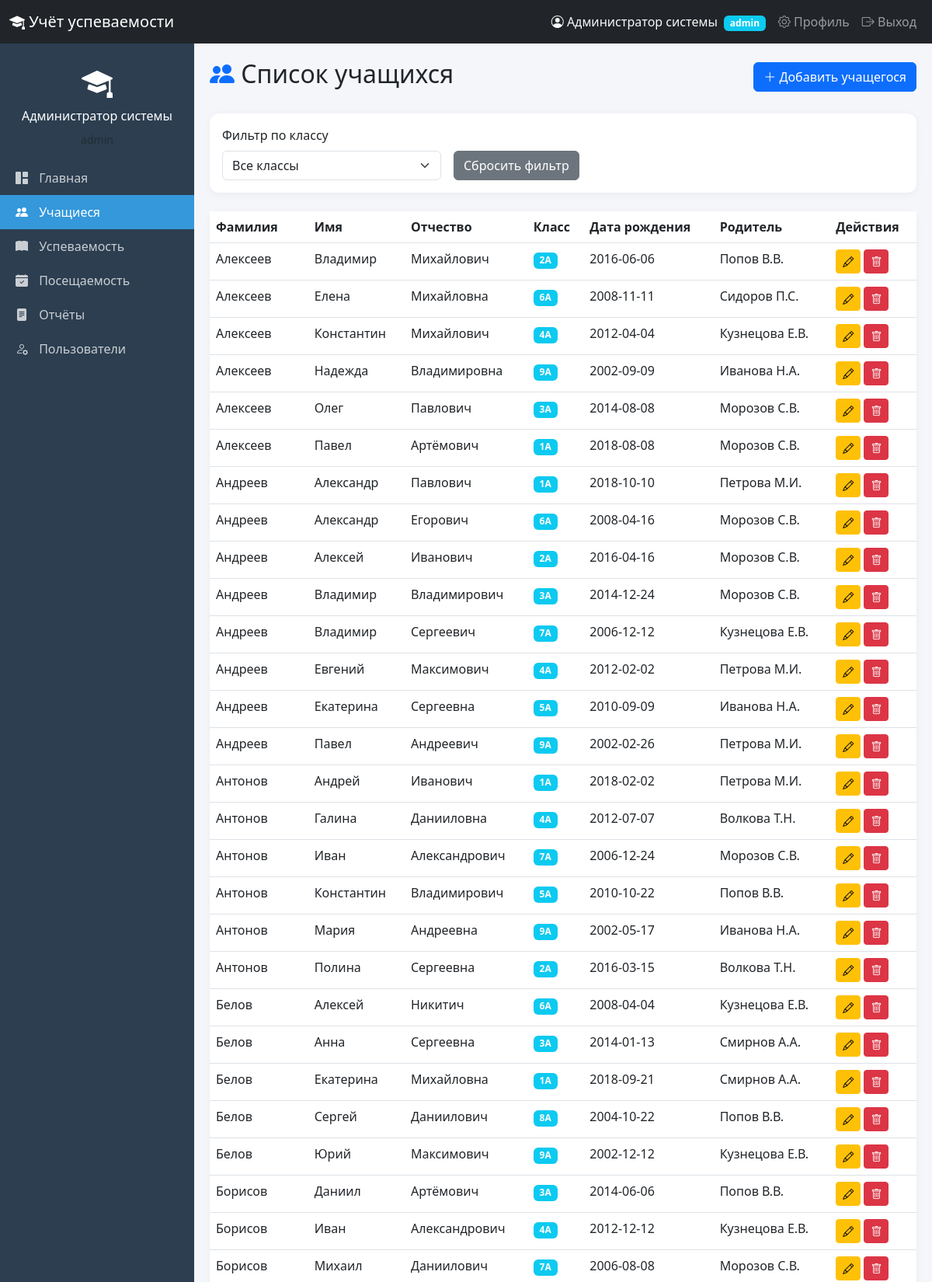
The app's page /students (signed in, upper part) with its own data.
### tables this page shows
CREATE TABLE students (
            id INTEGER PRIMARY KEY AUTOINCREMENT,
            last_name TEXT NOT NULL,
            first_name TEXT NOT NULL,
            middle_name TEXT,
            birth_date TEXT,
            address TEXT,
            parent_name TEXT,
            parent_phone TEXT,
            class_id INTEGER REFERENCES classes(id) ON DELETE SET NULL,
            created_at TEXT DEFAULT CURRENT_TIMESTAMP,
            updated_at TEXT DEFAULT CURRENT_TIMESTAMP
        );

CREATE TABLE classes (
            id INTEGER PRIMARY KEY AUTOINCREMENT,
            name TEXT UNIQUE NOT NULL,
            academic_year TEXT,
            class_teacher_id INTEGER REFERENCES users(id)
        );

### app.py (the view)
@app.route('/students')
@login_required
@role_required(['admin', 'head_teacher', 'class_teacher', 'teacher'])
def students():
    conn = get_db()
    cur = conn.cursor()
    cur.execute('SELECT id, name FROM classes ORDER BY name')
    classes = cur.fetchall()
    class_filter = request.args.get('class', '')
    if class_filter:
        cur.execute('''
            SELECT s.*, c.name as class_name
            FROM students s
            JOIN classes c ON s.class_id = c.id
            WHERE s.class_id = ?
            ORDER BY s.last_name, s.first_name
        ''', (class_filter,))
    else:
        cur.execute('''
            SELECT s.*, c.name as class_name
            FROM students s
            JOIN classes c ON s.class_id = c.id
            ORDER BY s.last_name, s.first_name
        ''')
    students = cur.fetchall()
    conn.close()
    return render_template('students.html',
                         students=students,
                         classes=classes,
                         selected_class=class_filter)

### app.py (called while the page is built)
def get_db():
    conn = sqlite3.connect(DATABASE)
    conn.row_factory = sqlite3.Row
    return conn

def login_required(f):
    @wraps(f)
    def decorated_function(*args, **kwargs):
        if 'user_id' not in session:
            flash('Пожалуйста, войдите в систему', 'warning')
            return redirect(url_for('login'))
        return f(*args, **kwargs)
    return decorated_function

def role_required(allowed_roles):
    def decorator(f):
        @wraps(f)
        def decorated_function(*args, **kwargs):
            if 'role' not in session or session['role'] not in allowed_roles:
                flash('У вас нет прав для доступа к этой странице', 'danger')
                return redirect(url_for('dashboard'))
            return f(*args, **kwargs)
        return decorated_function
    return decorator

### templates/students.html (shortened to what this page needs)
{% extends "base.html" %}
{% block content %}
<div class="d-flex justify-content-between align-items-center mb-4">
    <h2><i class="bi bi-people-fill text-primary"></i> Список учащихся</h2>
    {% if session.role == 'admin' %}
    <a href="{{ url_for('add_student') }}" class="btn btn-primary">
        <i class="bi bi-plus-lg"></i> Добавить учащегося
    </a>
    {% endif %}
</div>
<div class="card mb-4">
    <div class="card-body">
        <form method="GET" class="row g-3">
            <div class="col-md-4">
                <label class="form-label">Фильтр по классу</label>
                <select name="class" class="form-select" onchange="this.form.submit()">
                    <option value="">Все классы</option>
                </select>
            </div>
            <div class="col-md-4 d-flex align-items-end">
                <a href="{{ url_for('students') }}" class="btn btn-secondary">Сбросить фильтр</a>
            </div>
        </form>
    </div>
</div>
<div class="card">
    <div class="card-body p-0">
        <div class="table-responsive">
            <table class="table table-hover mb-0">
                <thead>
                    <tr>
                        <th>Фамилия</th>
                        <th>Имя</th>
                        <th>Отчество</th>
                        <th>Класс</th>
                        <th>Дата рождения</th>
                        <th>Родитель</th>
                        <th>Действия</th>
                    </tr>
                </thead>
                <tbody>
                    {% for student in students %}
                    <tr>
                        <td>{{ student.last_name }}</td>
                        <td>{{ student.first_name }}</td>
                        <td>{{ student.middle_name or '' }}</td>
                        <td><span class="badge bg-info">{{ student.class_name }}</span></td>
                        <td>{{ student.birth_date if student.birth_date else '' }}</td>
                        <td>{{ student.parent_name or '' }}</td>
                        <td>
                            {% if session.role == 'admin' %}
                            <a href="{{ url_for('edit_student', student_id=student.id) }}"
                               class="btn btn-sm btn-warning">
                                <i class="bi bi-pencil"></i>
                            </a>
                            <form method="POST" action="{{ url_for('delete_student', student_id=student.id) }}"
                                  style="display:inline;"
                                  onsubmit="return confirm('Вы уверены, что хотите удалить этого учащегося?');">
                                <button type="submit" class="btn btn-sm btn-danger">
                                    <i class="bi bi-trash"></i>
                                </button>
                            </form>
                            {% endif %}
                        </td>
                    </tr>
                    {% else %}
                    <tr>
                        <td colspan="7" class="text-center text-muted">Нет учащихся</td>
                    </tr>
                    {% endfor %}
                </tbody>
            </table>
        </div>
    </div>
</div>
{% endblock %}

### templates/base.html (style rules this page uses)
body { padding-top: 56px; background-color: #f5f6fa; }
.card { border: none; border-radius: 12px; box-shadow: 0 2px 10px rgba(0,0,0,.05); }

### records on screen
students: last_name "Алексеев", first_name "Владимир", middle_name "Михайлович", class_name "2А", birth_date "2016-06-06", parent_name "Попов В.В."
students: last_name "Алексеев", first_name "Елена", middle_name "Михайловна", class_name "6А", birth_date "2008-11-11", parent_name "Сидоров П.С."
students: last_name "Алексеев", first_name "Константин", middle_name "Михайлович", class_name "4А", birth_date "2012-04-04", parent_name "Кузнецова Е.В."
students: last_name "Алексеев", first_name "Надежда", middle_name "Владимировна", class_name "9А", birth_date "2002-09-09", parent_name "Иванова Н.А."
students: last_name "Алексеев", first_name "Олег", middle_name "Павлович", class_name "3А", birth_date "2014-08-08", parent_name "Морозов С.В."
students: last_name "Алексеев", first_name "Павел", middle_name "Артёмович", class_name "1А", birth_date "2018-08-08", parent_name "Морозов С.В."
students: last_name "Андреев", first_name "Александр", middle_name "Павлович", class_name "1А", birth_date "2018-10-10", parent_name "Петрова М.И."
students: last_name "Андреев", first_name "Александр", middle_name "Егорович", class_name "6А", birth_date "2008-04-16", parent_name "Морозов С.В."
students: last_name "Андреев", first_name "Алексей", middle_name "Иванович", class_name "2А", birth_date "2016-04-16", parent_name "Морозов С.В."
students: last_name "Андреев", first_name "Владимир", middle_name "Владимирович", class_name "3А", birth_date "2014-12-24", parent_name "Морозов С.В."
students: last_name "Андреев", first_name "Владимир", middle_name "Сергеевич", class_name "7А", birth_date "2006-12-12", parent_name "Кузнецова Е.В."
students: last_name "Андреев", first_name "Евгений", middle_name "Максимович", class_name "4А", birth_date "2012-02-02", parent_name "Петрова М.И."
students: last_name "Андреев", first_name "Екатерина", middle_name "Сергеевна", class_name "5А", birth_date "2010-09-09", parent_name "Иванова Н.А."
students: last_name "Андреев", first_name "Павел", middle_name "Андреевич", class_name "9А", birth_date "2002-02-26", parent_name "Петрова М.И."
students: last_name "Антонов", first_name "Андрей", middle_name "Иванович", class_name "1А", birth_date "2018-02-02", parent_name "Петрова М.И."
students: last_name "Антонов", first_name "Галина", middle_name "Данииловна", class_name "4А", birth_date "2012-07-07", parent_name "Волкова Т.Н."
students: last_name "Антонов", first_name "Иван", middle_name "Александрович", class_name "7А", birth_date "2006-12-24", parent_name "Морозов С.В."
students: last_name "Антонов", first_name "Константин", middle_name "Владимирович", class_name "5А", birth_date "2010-10-22", parent_name "Попов В.В."
students: last_name "Антонов", first_name "Мария", middle_name "Андреевна", class_name "9А", birth_date "2002-05-17", parent_name "Иванова Н.А."
students: last_name "Антонов", first_name "Полина", middle_name "Сергеевна", class_name "2А", birth_date "2016-03-15", parent_name "Волкова Т.Н."
students: last_name "Белов", first_name "Алексей", middle_name "Никитич", class_name "6А", birth_date "2008-04-04", parent_name "Кузнецова Е.В."
students: last_name "Белов", first_name "Анна", middle_name "Сергеевна", class_name "3А", birth_date "2014-01-13", parent_name "Смирнов А.А."
students: last_name "Белов", first_name "Екатерина", middle_name "Михайловна", class_name "1А", birth_date "2018-09-21", parent_name "Смирнов А.А."
students: last_name "Белов", first_name "Сергей", middle_name "Даниилович", class_name "8А", birth_date "2004-10-22", parent_name "Попов В.В."
students: last_name "Белов", first_name "Юрий", middle_name "Максимович", class_name "9А", birth_date "2002-12-12", parent_name "Кузнецова Е.В."
students: last_name "Борисов", first_name "Даниил", middle_name "Артёмович", class_name "3А", birth_date "2014-06-06", parent_name "Попов В.В."
students: last_name "Борисов", first_name "Иван", middle_name "Александрович", class_name "4А", birth_date "2012-12-12", parent_name "Кузнецова Е.В."
students: last_name "Борисов", first_name "Михаил", middle_name "Даниилович", class_name "7А", birth_date "2006-08-08", parent_name "Морозов С.В."

### other values on screen
{{ session.full_name }} "Администратор системы"
{{ session.role }} "admin"
